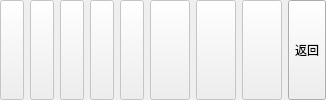
              <widget class="QWidget" name="cp7">
               <layout class="QHBoxLayout" name="horizontalLayout_76">
                <property name="margin">
                 <number>0</number>
                </property>
                <item>
                 <widget class="QToolButton" name="pb_zl_2">
                  <property name="enabled">
                   <bool>false</bool>
                  </property>
                  <property name="sizePolicy">
                   <sizepolicy hsizetype="Preferred" vsizetype="Preferred">
                    <horstretch>0</horstretch>
                    <verstretch>0</verstretch>
                   </sizepolicy>
                  </property>
                  <property name="checkable">
                   <bool>false</bool>
                  </property>
                  <property name="checked">
                   <bool>false</bool>
                  </property>
                 </widget>
                </item>
                <item>
                 <widget class="QToolButton" name="pb_pp_2">
                  <property name="enabled">
                   <bool>false</bool>
                  </property>
                  <property name="sizePolicy">
                   <sizepolicy hsizetype="Preferred" vsizetype="Preferred">
                    <horstretch>0</horstretch>
                    <verstretch>0</verstretch>
                   </sizepolicy>
                  </property>
                  <property name="checkable">
                   <bool>false</bool>
                  </property>
                 </widget>
                </item>
                <item>
                 <widget class="QToolButton" name="toolButton_30">
                  <property name="enabled">
                   <bool>false</bool>
                  </property>
                  <property name="sizePolicy">
                   <sizepolicy hsizetype="Preferred" vsizetype="Preferred">
                    <horstretch>0</horstretch>
                    <verstretch>0</verstretch>
                   </sizepolicy>
                  </property>
                  <property name="text">
                   <string/>
                  </property>
                  <property name="checkable">
                   <bool>false</bool>
                  </property>
                 </widget>
                </item>
                <item>
                 <widget class="QToolButton" name="pb_js_4">
                  <property name="enabled">
                   <bool>false</bool>
                  </property>
                  <property name="sizePolicy">
                   <sizepolicy hsizetype="Preferred" vsizetype="Preferred">
                    <horstretch>0</horstretch>
                    <verstretch>0</verstretch>
                   </sizepolicy>
                  </property>
                  <property name="text">
                   <string/>
                  </property>
                  <property name="checkable">
                   <bool>false</bool>
                  </property>
                 </widget>
                </item>
                <item>
                 <widget class="QToolButton" name="toolButton_32">
                  <property name="enabled">
                   <bool>false</bool>
                  </property>
                  <property name="sizePolicy">
                   <sizepolicy hsizetype="Preferred" vsizetype="Preferred">
                    <horstretch>0</horstretch>
                    <verstretch>0</verstretch>
                   </sizepolicy>
                  </property>
                  <property name="text">
                   <string/>
                  </property>
                  <property name="checkable">
                   <bool>false</bool>
                  </property>
                 </widget>
                </item>
                <item>
                 <widget class="QToolButton" name="toolButton_31">
                  <property name="enabled">
                   <bool>false</bool>
                  </property>
                  <property name="sizePolicy">
                   <sizepolicy hsizetype="Preferred" vsizetype="Preferred">
                    <horstretch>0</horstretch>
                    <verstretch>0</verstretch>
                   </sizepolicy>
                  </property>
                  <property name="text">
                   <string/>
                  </property>
                  <property name="iconSize">
                   <size>
                    <width>32</width>
                    <height>32</height>
                   </size>
                  </property>
                  <property name="checkable">
                   <bool>false</bool>
                  </property>
                  <property name="checked">
                   <bool>false</bool>
                  </property>
                  <property name="toolButtonStyle">
                   <enum>Qt::ToolButtonTextUnderIcon</enum>
                  </property>
                 </widget>
                </item>
                <item>
                 <widget class="QToolButton" name="backButton3_5">
                  <property name="enabled">
                   <bool>false</bool>
                  </property>
                  <property name="sizePolicy">
                   <sizepolicy hsizetype="Preferred" vsizetype="Preferred">
                    <horstretch>0</horstretch>
                    <verstretch>0</verstretch>
                   </sizepolicy>
                  </property>
                  <property name="text">
                   <string/>
                  </property>
                  <property name="iconSize">
                   <size>
                    <width>32</width>
                    <height>32</height>
                   </size>
                  </property>
                  <property name="checkable">
                   <bool>false</bool>
                  </property>
                 </widget>
                </item>
                <item>
                 <widget class="QToolButton" name="backButton8_2">
                  <property name="enabled">
                   <bool>false</bool>
                  </property>
                  <property name="sizePolicy">
                   <sizepolicy hsizetype="Preferred" vsizetype="Preferred">
                    <horstretch>0</horstretch>
                    <verstretch>0</verstretch>
                   </sizepolicy>
                  </property>
                  <property name="text">
                   <string/>
                  </property>
                  <property name="iconSize">
                   <size>
                    <width>32</width>
                    <height>32</height>
                   </size>
                  </property>
                  <property name="checkable">
                   <bool>false</bool>
                  </property>
                  <property name="toolButtonStyle">
                   <enum>Qt::ToolButtonTextUnderIcon</enum>
                  </property>
                 </widget>
                </item>
                <item>
                 <widget class="QToolButton" name="backButton9">
                  <property name="enabled">
                   <bool>true</bool>
                  </property>
                  <property name="sizePolicy">
                   <sizepolicy hsizetype="Preferred" vsizetype="Preferred">
                    <horstretch>0</horstretch>
                    <verstretch>0</verstretch>
                   </sizepolicy>
                  </property>
                  <property name="text">
                   <string>返回</string>
                  </property>
                  <property name="icon">
                   <iconset resource="source.qrc">
                    <normaloff>:/sources/back.png</normaloff>:/sources/back.png</iconset>
                  </property>
                  <property name="iconSize">
                   <size>
                    <width>32</width>
                    <height>32</height>
                   </size>
                  </property>
                  <property name="checkable">
                   <bool>false</bool>
                  </property>
                  <property name="autoExclusive">
                   <bool>false</bool>
                  </property>
                  <property name="toolButtonStyle">
                   <enum>Qt::ToolButtonTextUnderIcon</enum>
                  </property>
                 </widget>
                </item>
               </layout>
              </widget>
